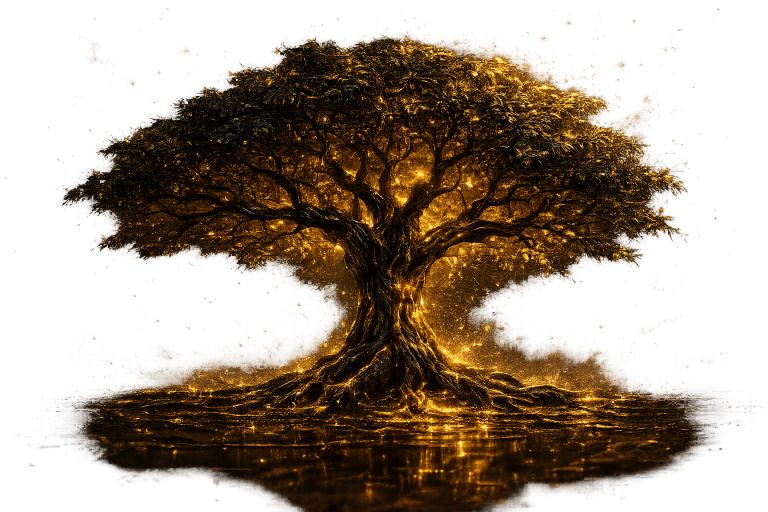
#> input picture tree.png, 1536 x 1024 px (shown at 1/2 size)
$ python optimize-mobile-images.py
#> lines starting #> are read from the running program, lines starting #| are printed output that depends on the picture
"""Create delivery-sized copies; keep all original artwork unchanged."""
from pathlib import Path
from PIL import Image

root = Path(__file__).resolve().parents[1]
jobs = [
    ("tree.png", "tree-mobile.webp", (960, 960), 74),
    ("tree.png", "tree-desktop.webp", (1536, 1536), 82),
    ("logo-horizontal.webp", "logo-mobile.webp", (440, 440), 86),
    ("favicon.png", "brand-mark.webp", (96, 96), 86),
]

for source, destination, bounds, quality in jobs:
    with Image.open(root / source) as original:
#> original is the input picture: PIL image 1536x1024 RGBA; mean R, G, B, A 62.9, 36.5, 7.5, 123.3
        optimized = original.copy()
        if source == "tree.png":
            # The site already uses a black background; flattening avoids a large
            # alpha channel without changing its appearance on that background.
            canvas = Image.new("RGBA", optimized.size, (11, 11, 11, 255))
            optimized = Image.alpha_composite(canvas, optimized.convert("RGBA")).convert("RGB")
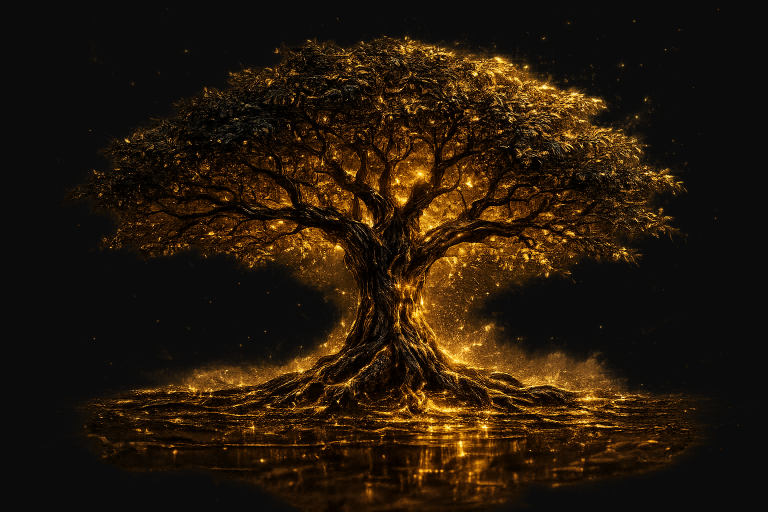
#> optimized: PIL image 1536x1024 RGB (shown at 1/2 size); mean R, G, B 37.3, 24.2, 9.7
        optimized.thumbnail(bounds, Image.Resampling.LANCZOS)
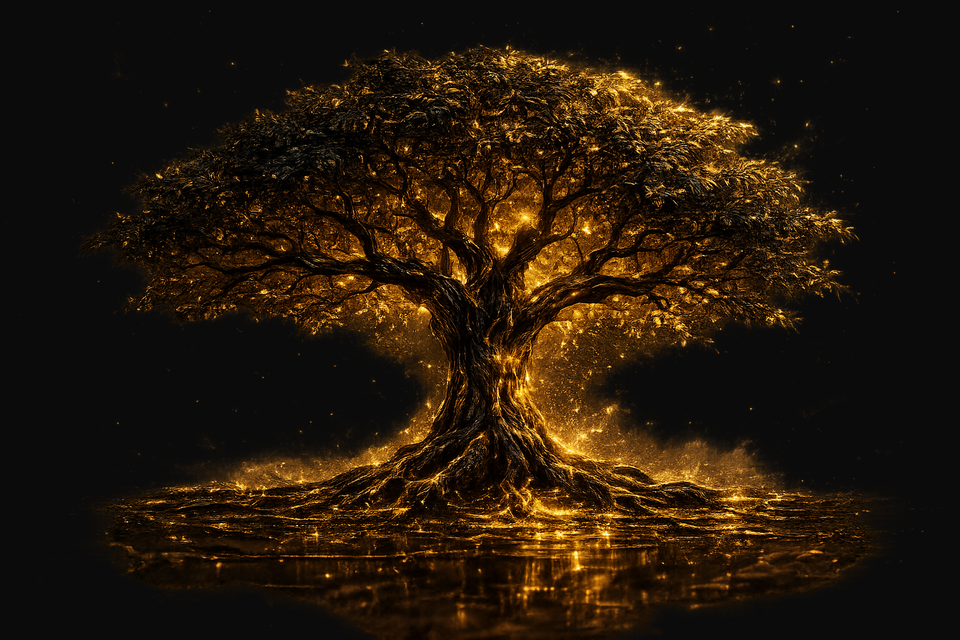
#> optimized: PIL image 960x640 RGB; mean R, G, B 37.3, 24.3, 9.7
        optimized.save(root / destination, "WEBP", quality=quality, method=6)
        print(f"{destination}: {optimized.width}x{optimized.height}, {(root / destination).stat().st_size:,} bytes")
#| tree-mobile.webp: 960x640, 81,490 bytes
#> (the run stopped early here; a loop or call above may not have finished)
